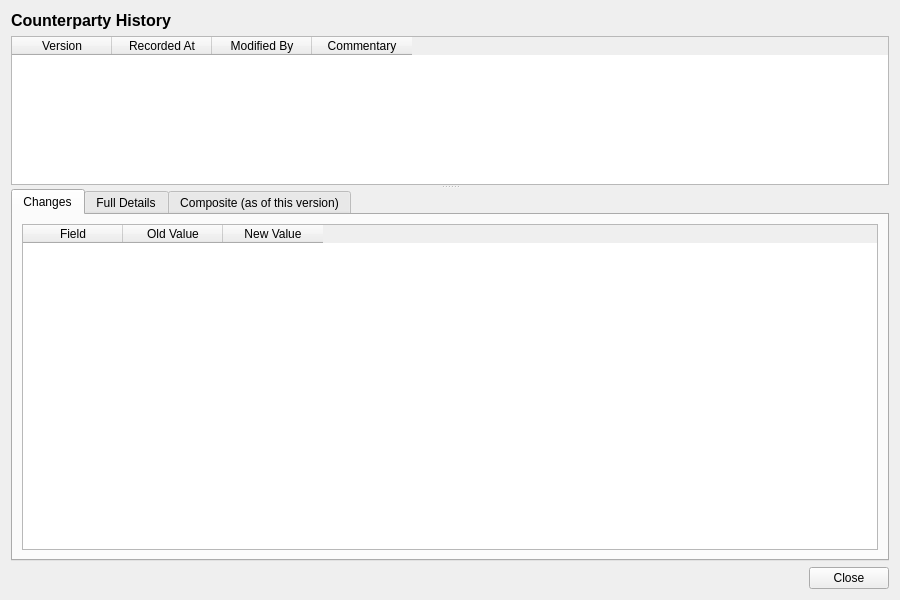
<?xml version="1.0" encoding="UTF-8"?>
<ui version="4.0">
 <class>CounterpartyHistoryDialog</class>
 <widget class="QWidget" name="CounterpartyHistoryDialog">
  <property name="geometry">
   <rect>
    <x>0</x>
    <y>0</y>
    <width>900</width>
    <height>600</height>
   </rect>
  </property>
  <property name="windowTitle">
   <string>Counterparty History</string>
  </property>
  <layout class="QVBoxLayout" name="verticalLayout">
   <item>
    <widget class="QLabel" name="titleLabel">
     <property name="font">
      <font>
       <pointsize>12</pointsize>
       <bold>true</bold>
      </font>
     </property>
     <property name="text">
      <string>Counterparty History</string>
     </property>
    </widget>
   </item>
   <item>
    <widget class="QSplitter" name="splitter">
     <property name="orientation">
      <enum>Qt::Vertical</enum>
     </property>
     <widget class="QTableWidget" name="versionListWidget">
      <property name="minimumHeight">
       <number>150</number>
      </property>
      <property name="maximumHeight">
       <number>250</number>
      </property>
      <property name="alternatingRowColors">
       <bool>true</bool>
      </property>
      <property name="editTriggers">
       <set>QAbstractItemView::NoEditTriggers</set>
      </property>
      <property name="selectionMode">
       <enum>QAbstractItemView::SingleSelection</enum>
      </property>
      <property name="selectionBehavior">
       <enum>QAbstractItemView::SelectRows</enum>
      </property>
      <column>
       <property name="text">
        <string>Version</string>
       </property>
      </column>
      <column>
       <property name="text">
        <string>Recorded At</string>
       </property>
      </column>
      <column>
       <property name="text">
        <string>Modified By</string>
       </property>
      </column>
      <column>
       <property name="text">
        <string>Commentary</string>
       </property>
      </column>
     </widget>
     <widget class="QWidget" name="detailWidget">
      <layout class="QVBoxLayout" name="detailLayout">
       <property name="leftMargin">
        <number>0</number>
       </property>
       <property name="topMargin">
        <number>0</number>
       </property>
       <property name="rightMargin">
        <number>0</number>
       </property>
       <property name="bottomMargin">
        <number>0</number>
       </property>
       <item>
        <widget class="QTabWidget" name="tabWidget">
         <property name="currentIndex">
          <number>0</number>
         </property>
         <widget class="QWidget" name="changesTab">
          <attribute name="title">
           <string>Changes</string>
          </attribute>
          <layout class="QVBoxLayout" name="changesTabLayout">
           <item>
            <widget class="QTableWidget" name="changesTableWidget">
             <property name="editTriggers">
              <set>QAbstractItemView::NoEditTriggers</set>
             </property>
             <property name="alternatingRowColors">
              <bool>true</bool>
             </property>
             <property name="selectionMode">
              <enum>QAbstractItemView::SingleSelection</enum>
             </property>
             <property name="selectionBehavior">
              <enum>QAbstractItemView::SelectRows</enum>
             </property>
             <column>
              <property name="text">
               <string>Field</string>
              </property>
             </column>
             <column>
              <property name="text">
               <string>Old Value</string>
              </property>
             </column>
             <column>
              <property name="text">
               <string>New Value</string>
              </property>
             </column>
            </widget>
           </item>
          </layout>
         </widget>
         <widget class="QWidget" name="fullDetailsTab">
          <attribute name="title">
           <string>Full Details</string>
          </attribute>
          <layout class="QVBoxLayout" name="fullDetailsTabLayout">
           <item>
            <widget class="QScrollArea" name="scrollArea">
             <property name="widgetResizable">
              <bool>true</bool>
             </property>
             <widget class="QWidget" name="scrollAreaWidgetContents">
              <property name="geometry">
               <rect>
                <x>0</x>
                <y>0</y>
                <width>560</width>
                <height>450</height>
               </rect>
              </property>
              <layout class="QFormLayout" name="formLayout">
               <item row="0" column="0">
                <widget class="QLabel" name="codeValueLabel">
                 <property name="text">
                  <string>Short Code:</string>
                 </property>
                </widget>
               </item>
               <item row="0" column="1">
                <widget class="QLabel" name="codeValue">
                 <property name="text">
                  <string/>
                 </property>
                </widget>
               </item>
               <item row="1" column="0">
                <widget class="QLabel" name="nameValueLabel">
                 <property name="text">
                  <string>Full Name:</string>
                 </property>
                </widget>
               </item>
               <item row="1" column="1">
                <widget class="QLabel" name="nameValue">
                 <property name="text">
                  <string/>
                 </property>
                </widget>
               </item>
               <item row="2" column="0">
                <widget class="QLabel" name="transliteratedNameValueLabel">
                 <property name="text">
                  <string>Transliterated Name:</string>
                 </property>
                </widget>
               </item>
               <item row="2" column="1">
                <widget class="QLabel" name="transliteratedNameValue">
                 <property name="text">
                  <string/>
                 </property>
                </widget>
               </item>
               <item row="3" column="0">
                <widget class="QLabel" name="partyTypeValueLabel">
                 <property name="text">
                  <string>Party Type:</string>
                 </property>
                </widget>
               </item>
               <item row="3" column="1">
                <widget class="QLabel" name="partyTypeValue">
                 <property name="text">
                  <string/>
                 </property>
                </widget>
               </item>
               <item row="4" column="0">
                <widget class="QLabel" name="statusValueLabel">
                 <property name="text">
                  <string>Status:</string>
                 </property>
                </widget>
               </item>
               <item row="4" column="1">
                <widget class="QLabel" name="statusValue">
                 <property name="text">
                  <string/>
                 </property>
                </widget>
               </item>
               <item row="5" column="0">
                <widget class="QLabel" name="businessCenterValueLabel">
                 <property name="text">
                  <string>Business Centre:</string>
                 </property>
                </widget>
               </item>
               <item row="5" column="1">
                <widget class="QLabel" name="businessCenterValue">
                 <property name="text">
                  <string/>
                 </property>
                </widget>
               </item>
               <item row="6" column="0">
                <widget class="QLabel" name="versionNumberLabel">
                 <property name="text">
                  <string>Version:</string>
                 </property>
                </widget>
               </item>
               <item row="6" column="1">
                <widget class="QLabel" name="versionNumberValue">
                 <property name="text">
                  <string/>
                 </property>
                </widget>
               </item>
               <item row="7" column="0">
                <widget class="QLabel" name="modifiedByLabel">
                 <property name="text">
                  <string>Modified By:</string>
                 </property>
                </widget>
               </item>
               <item row="7" column="1">
                <widget class="QLabel" name="modifiedByValue">
                 <property name="text">
                  <string/>
                 </property>
                </widget>
               </item>
               <item row="8" column="0">
                <widget class="QLabel" name="recordedAtLabel">
                 <property name="text">
                  <string>Recorded At:</string>
                 </property>
                </widget>
               </item>
               <item row="8" column="1">
                <widget class="QLabel" name="recordedAtValue">
                 <property name="text">
                  <string/>
                 </property>
                </widget>
               </item>
               <item row="9" column="0">
                <widget class="QLabel" name="changeCommentaryLabel">
                 <property name="text">
                  <string>Change Commentary:</string>
                 </property>
                </widget>
               </item>
               <item row="9" column="1">
                <widget class="QLabel" name="changeCommentaryValue">
                 <property name="text">
                  <string/>
                 </property>
                 <property name="wordWrap">
                  <bool>true</bool>
                 </property>
                </widget>
               </item>
              </layout>
             </widget>
            </widget>
           </item>
          </layout>
         </widget>
         <widget class="QWidget" name="compositeTab">
          <attribute name="title">
           <string>Composite (as of this version)</string>
          </attribute>
          <layout class="QVBoxLayout" name="compositeTabLayout">
           <item>
            <widget class="QLabel" name="compositeIdentifiersLabel">
             <property name="text">
              <string>Identifiers:</string>
             </property>
            </widget>
           </item>
           <item>
            <widget class="QListWidget" name="compositeIdentifiersListWidget">
             <property name="editTriggers">
              <set>QAbstractItemView::NoEditTriggers</set>
             </property>
            </widget>
           </item>
           <item>
            <widget class="QLabel" name="compositeContactsLabel">
             <property name="text">
              <string>Contact information:</string>
             </property>
            </widget>
           </item>
           <item>
            <widget class="QListWidget" name="compositeContactsListWidget">
             <property name="editTriggers">
              <set>QAbstractItemView::NoEditTriggers</set>
             </property>
            </widget>
           </item>
          </layout>
         </widget>
        </widget>
       </item>
      </layout>
     </widget>
    </widget>
   </item>
   <item>
    <layout class="QHBoxLayout" name="buttonLayout">
     <item>
      <spacer name="horizontalSpacer">
       <property name="orientation">
        <enum>Qt::Horizontal</enum>
       </property>
       <property name="sizeHint" stdset="0">
        <size><width>40</width><height>20</height></size>
       </property>
      </spacer>
     </item>
     <item>
      <widget class="QPushButton" name="closeButton">
       <property name="text">
        <string>Close</string>
       </property>
      </widget>
     </item>
    </layout>
   </item>
  </layout>
 </widget>
 <resources/>
 <connections/>
</ui>
